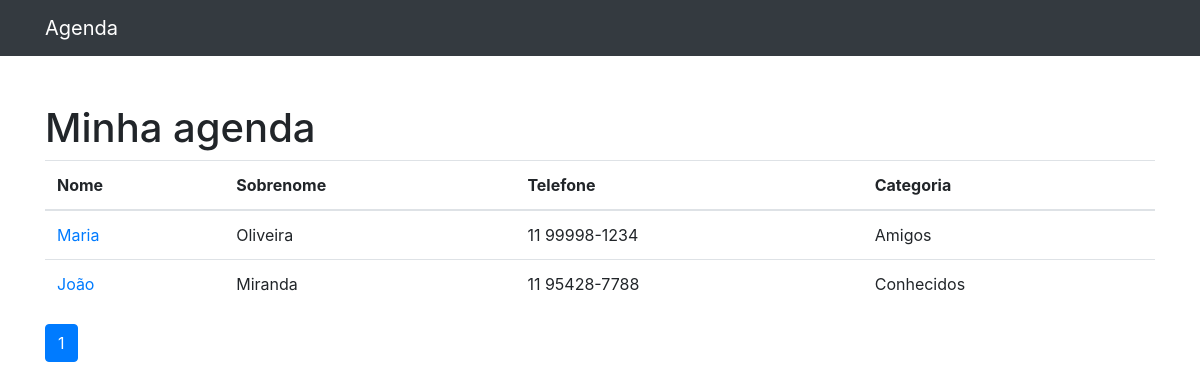
The app's page /?p=2, older data.
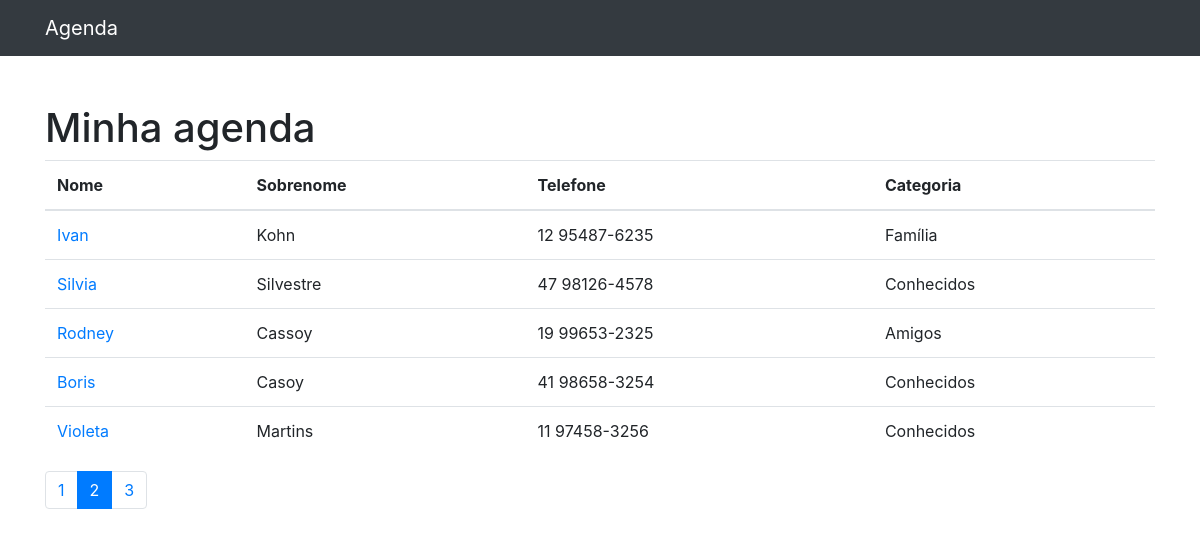
The same page, newer data.
### contatos/models.py (models this page shows, shortened)
class Contato(models.Model):
    nome = models.CharField(max_length=255)
    sobrenome = models.CharField(max_length=255, blank=True)
    telefone = models.CharField(max_length=255)
    email = models.CharField(max_length=255, blank=True)
    data_criacao = models.DateTimeField(default=timezone.now)
    descricao = models.TextField(blank=True)
    categoria = models.ForeignKey(Categoria, on_delete=models.DO_NOTHING)
    mostrar = models.BooleanField(default=True)

class Categoria(models.Model):
    nome = models.CharField(max_length=255)
    def __str__(self):
        return self.nome

### contatos/views.py (the view)
# urls.py: path('', views.index, name='index'),
def index(request):
    contatos = Contato.objects.all()
    paginator = Paginator(contatos, 5)
    page = request.GET.get('p')
    contatos = paginator.get_page(page)
    return render(request, 'contatos/index.html', {
        'contatos': contatos
    })

### contatos/templates/contatos/index.html
{% extends 'base.html'  %}
{%block conteudo%}
    <h1 class="mt-5">Minha agenda</h1>
    <table class="table">
    <thead>
        <tr>
        <th>Nome</th>
        <th>Sobrenome</th>
        <th>Telefone</th>
        <th>Categoria</th>
        </tr>
    </thead>
    <tbody>
        {% for contato in contatos  %}
            {% if contato.mostrar %}
            <tr>
                <td>
                    <a href="{% url 'ver_contato' contato.id %}"> {{ contato.nome }}</a>
                </td>
                <td>{{ contato.sobrenome }}</td>
                <td>{{ contato.telefone }}</td>
                <td>{{ contato.categoria }}</td>
            </tr>
            {% endif %}
        {% endfor %}
    </tbody>
    </table>
<nav aria-label="Page navigation example">
    <ul class="pagination">
        {% for pagina in contatos.paginator.page_range %}
            {% if contatos.number == pagina %}
                <li class="page-item active">
                    <a class="page-link" href="?p={{ pagina }}">{{ pagina }}</a>
                </li>
            {% else %}
                <li class="page-item">
                    <a class="page-link" href="?p={{ pagina }}">{{ pagina }}</a>
                </li>
            {% endif %}
        {% endfor %}
    </ul>
</nav>
{%endblock%}

### templates/base.html (shortened to what this page needs)
{% load static %}
<!DOCTYPE html>
<html lang="pt">
<head>
    {% include 'parciais/_head.html' %}
</head>
<body>
    {% include 'parciais/_nav.html' %}
    <div class="container">
    <div class="row">
        <div class="col-lg-12">
            {%block conteudo%}{%endblock%}
        </div>
    </div>
    </div>
</body>
</html>

### templates/parciais/_head.html (shortened to what this page needs)
{% load static %}
<link href="{% static 'vendor/bootstrap/css/bootstrap.min.css'%}" rel="stylesheet">

### templates/parciais/_nav.html (shortened to what this page needs)
{% load static %}
<nav class="navbar navbar-expand-lg navbar-dark bg-dark static-top">
<div class="container">
    <a class="navbar-brand" href="{% url 'index' %}">Agenda</a>
</div>
</nav>

Row changes from the older to the newer data that the page shows:
no longer on this page (row unchanged): Contato: nome "Maria", sobrenome "Oliveira", telefone "11 99998-1234", categoria "Amigos"
no longer on this page (row edited): Contato: nome "João", sobrenome "Miranda", telefone "11 95428-7788", categoria "Conhecidos"
added Contato: nome "Ivan", sobrenome "Kohn", telefone "12 95487-6235", categoria "Família"
added Contato: nome "Silvia", sobrenome "Silvestre", telefone "47 98126-4578", categoria "Conhecidos"
added Contato: nome "Rodney", sobrenome "Cassoy", telefone "19 99653-2325", categoria "Amigos"
added Contato: nome "Boris", sobrenome "Casoy", telefone "41 98658-3254", categoria "Conhecidos"
added Contato: nome "Violeta", sobrenome "Martins", telefone "11 97458-3256", categoria "Conhecidos"
Text that changed along with them:
list line gone: "1"
new list line: "1"
new list line: "2"
new list line: "3"
